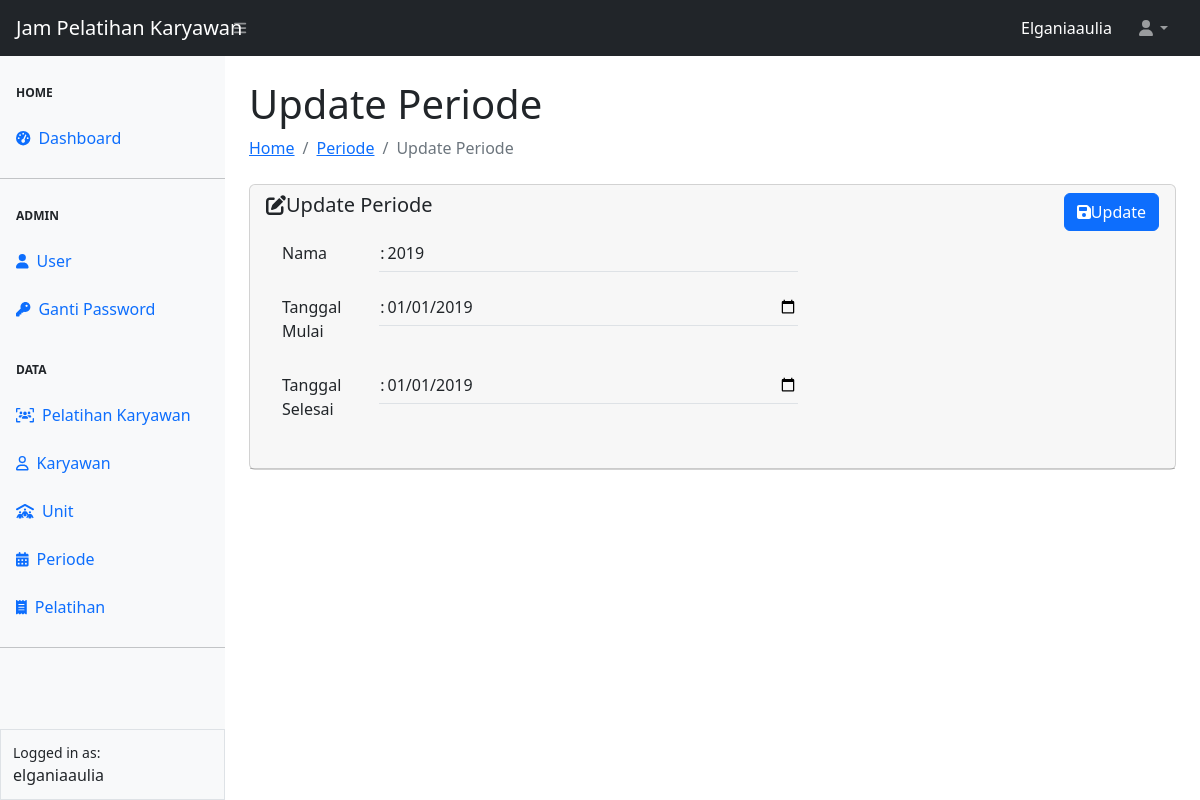
The page /periode/edit-periode.php?id=38 (signed in) on the database its author committed.
### tables this page shows
CREATE TABLE `tbl_periode`  (
  `id` int NOT NULL AUTO_INCREMENT,
  `nama` varchar(150) NOT NULL,
  `tgl_mulai` date NOT NULL,
  `tgl_selesai` date NOT NULL,
  PRIMARY KEY (`id`) USING BTREE
);

### periode/edit-periode.php (the view, shortened to what this page needs)
<?php
require_once "../config.php";
require_once "../template/header.php";
require_once "../template/navbar.php";
require_once "../template/sidebar.php";
$id = $_GET['id'];
$queryPeriode = mysqli_query($koneksi, "SELECT * FROM tbl_periode WHERE id = $id");
$data = mysqli_fetch_array($queryPeriode);
?>
<div id="layoutSidenav_content">
                <main>
                    <div class="container-fluid px-4">
                        <h1 class="mt-4">Update Periode</h1>
                        <ol class="breadcrumb mb-4">
                            <li class="breadcrumb-item"><a href="../index.php">Home</a></li>
                            <li class="breadcrumb-item"><a href="periode.php">Periode</a></li>
                            <li class="breadcrumb-item active">Update Periode</li>
                        </ol>
                        <form action="proses-periode.php" method="POST" enctype="multipart/form-data">
                        <div class="card">
                            <div class="card-header">
                                <span class="h5 my-2"><i class="fa-solid fa-pen-to-square"></i>Update Periode</span>
                                <button type="submit" name="update" class="btn btn-primary float-end"><i class="fa-solid fa-floppy-disk"></i>Update</button>
                            <div class="card-body">
                                <div class="row">
                                    <div class="col-8">
                                        <div class="mb-3 row">
                                            <label for="nama" class="col-sm-2 col-form-label">Nama</label>
                                            <label for="nama" class="col-sm-1 col-form-label">:</label>
                                        <div class="col-sm-9" style="margin-left: -50px;">
                                            <input type="text" name="nama" class="form-control-plaintext border-bottom ps-2" id="nama" value="<?= $data['nama'] ?>" required>
                                        </div>
                                        </div>
                                        <div class="mb-3 row">
                                            <label for="nama" class="col-sm-2 col-form-label">Tanggal Mulai</label>
                                            <label for="nama" class="col-sm-1 col-form-label">:</label>
                                        <div class="col-sm-9" style="margin-left: -50px;">
                                            <input type="date" name="tgl_mulai" class="form-control-plaintext border-bottom ps-2" id="tgl_mulai" value="<?= $data['tgl_mulai'] ?>" required>
                                        </div>
                                        </div>
                                        <div class="mb-3 row">
                                            <label for="nama" class="col-sm-2 col-form-label">Tanggal Selesai</label>
                                            <label for="nama" class="col-sm-1 col-form-label">:</label>
                                        <div class="col-sm-9" style="margin-left: -50px;">
                                            <input type="date" name="tgl_selesai" class="form-control-plaintext border-bottom ps-2" id="tgl_selesai" value="<?= $data['tgl_mulai'] ?>" required>
                                        </div>
                                        </div>
                                    </div>
                                </div>
                            </div>
                        </div>
                        </form>
                    </div>
                </main>
</div>
<?php
require_once "../template/footer.php"
?>

### rows shown on the page
tbl_periode: nama "2019", tgl_mulai "01/01/2019", tgl_selesai "01/01/2019"

### other values the page prints
$_SESSION ['username'] "Elganiaaulia"
$_SESSION ['username'] "elganiaaulia"
